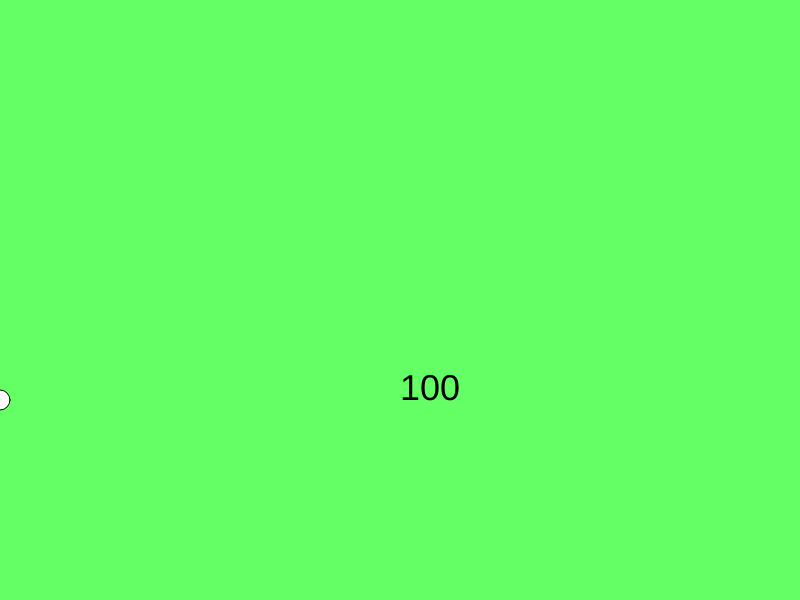
Frame 1 (no input)
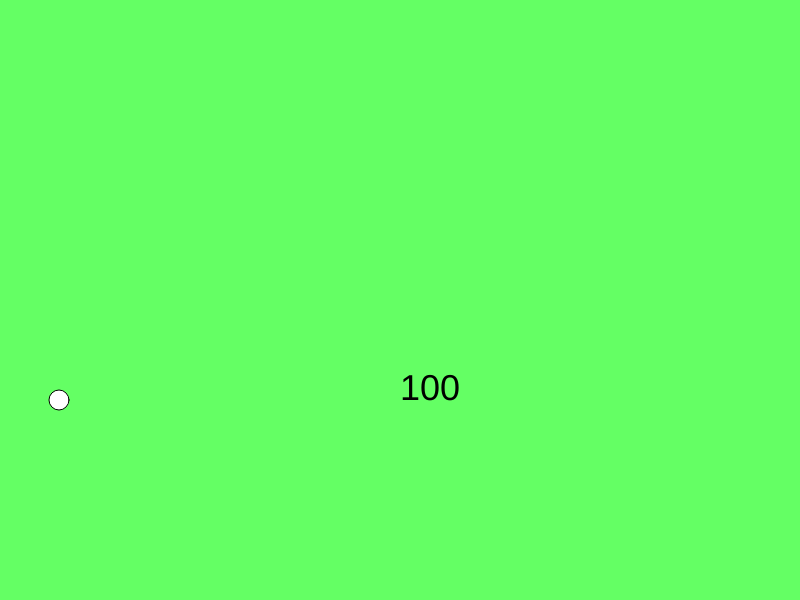
Frame 60 (no input)
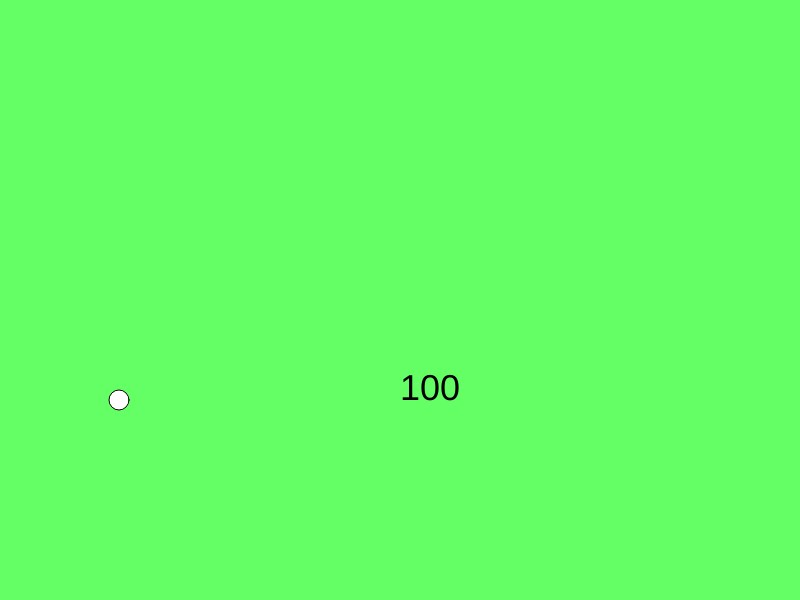
Frame 120 (the mouse pressed at the canvas centre since frame 60)

The p5.js sketch that drew these frames (run headless with seeded random() and noise() and a simulated clock; from frame 60 on, the mouse is pressed at the canvas centre):

// p5.js sketch
// ── sketch.js
var result;
var textPos_X;
var textPos_Y;
result  = 100;
var x;

function setup() {
  createCanvas(800, 600);
  textPos_X = width * 0.5;
  textPos_Y = width * 0.5;
  var xPos = x;
  x = 0;


}

function draw() {
  background (100, 255, 100);
  ellipse(x, textPos_Y, 20, 20);

  x++;

  xPos = x % width,



  frameRate(25);


  textSize(36);


  //display math results
  text(result, textPos_X, textPos_Y);

//something is going horribly wrong
}


//modulo (%) resets to zero, so loop
//modulo is remainder?
